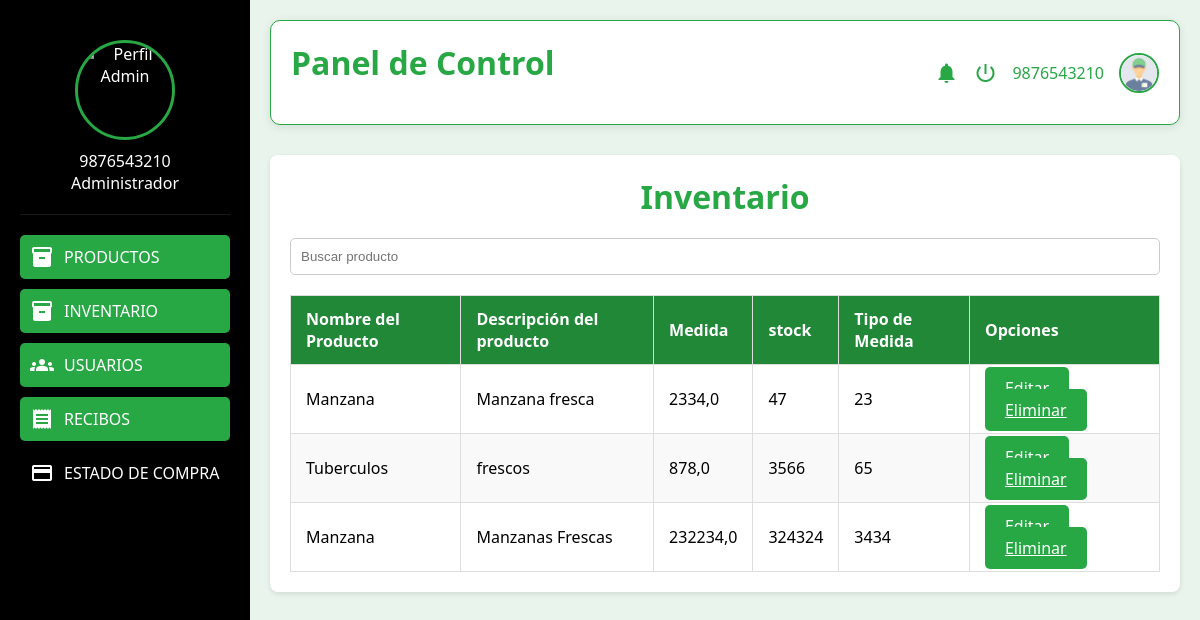
Screenshot of /inventario/ (signed in) with the database file from the repository.
### libreria/models.py (models this page shows, shortened)
class CustomUser(AbstractUser):  # Define una tupla de opciones para el campo 'role' (rol del usuario)
    ROLE_CHOICES = (
        ('admin', 'Administrador'),
        ('emple', 'empleado'),
    )
    role = models.CharField(max_length=10, choices=ROLE_CHOICES, default='user')
    email = models.EmailField(unique=True)
    USERNAME_FIELD = 'cec'
    REQUIRED_FIELDS = ['Nombre']  # Se requiere el nombre de usuario
    telefono = models.CharField(
        max_length=10,
        blank=True,
        null=True,
    )
    cec = models.CharField(
        max_length=10,
        blank=False,
        null=False,
        unique=True
    )
    nombre = models.CharField(
        max_length=10,
        blank=False,
        null=False,
        )
    apellido = models.CharField(
        max_length=10,
        blank=False,
        null=False,)
    status =models.CharField(max_length=20, default=' No activo')
    is_active = models.BooleanField(default=True)
    is_staff = models.BooleanField(default=False)

class Producto(models.Model):
    TIPOS_PRODUCTO_CHOICES = [
        ('frutas', 'Frutas'),
        ('verduras', 'Verduras'),
        ('tuberculos', 'Tubérculos'),
        ('hortalizas', 'Hortalizas'),
    ]
    imagen = models.ImageField(upload_to='productos/')
    nombre = models.CharField(max_length=100)
    descripcion = models.TextField()
    origen = models.CharField(max_length=100)
    unidad = models.FloatField()
    stock = models.IntegerField()
    precio = models.DecimalField(max_digits=10, decimal_places=2)
    publicado = models.BooleanField(default=True)
    medida = models.CharField(max_length=50)
    tipoproducto = models.CharField(max_length=20, choices=TIPOS_PRODUCTO_CHOICES, default='frutas')  # Nuevo campo

### libreria/views.py (the view)
# urls.py: path('inventario/', views.inventario, name='inventario'),
def inventario(request):
    productos = Producto.objects.all()  # Recupera todos los productos para luego visualizarlos
    return render(request, 'accounts/inventario.html', {'productos': productos})

### libreria/templates/accounts/inventario.html (shortened to what this page needs)
{% load static %}
<!DOCTYPE html>
<html lang="es">
<head>
	<link href="{% static 'css/styles.css' %}" rel="stylesheet">
</head>
<body>
    <div class="container">
        <aside class="sidebar">
            <div class="profile">
                <div class="profile-image">
                    <img src="assets/default-avatar.png" alt="Perfil Admin">
                </div>
                <p>{{ request.user.username }}</p>
                <p>Administrador</p>
            </div>
            <nav class="menu">
                <ul>
                    <li><a href="{% url 'productos2' %}"class="active" data-page="productos">
                        <i class="material-icons">inventory_2</i>
                        <span>PRODUCTOS</span>
                    </a></li>
                    <li><a href="{% url 'inventario' %}"class="active" data-page="inventario">
                        <i class="material-icons">inventory</i>
                        <span>INVENTARIO</span>
                    </a></li>
                    <li><a href="{% url 'dashboard' %}"class="active" data-page="vista_admin">
                        <i class="material-icons">groups</i>
                        <span>USUARIOS</span>
                    </a></li>
                    <li><a href="{% url 'factura' %} " class="active"  data-page="recibos">
                        <i class="material-icons">receipt</i>
                        <span>RECIBOS</span>
                    </a></li>
                    <li><a href="#" data-page="estado-compra">
                        <i class="material-icons">payment</i>
                        <span>ESTADO DE COMPRA</span>
                    </a></li>
                </ul>
            </nav>
        </aside>
        <main class="main-content">
            <header class="top-bar">
                <h1>Panel de Control</h1>
                <div class="user-menu">
                    <i class="material-icons">notifications</i>
                    <i class="material-icons">power_settings_new</i>
                    <span>{{ request.user.username }}</span>
                    <img src="{% static 'images/Empleado.png' %}"alt="Perfil Usuario">
                </div>
            </header>
            <div class="container_inven">
                <center><h1>Inventario </h1></center>
                <div class="search-container">
                <input type="text" id="search-input" placeholder="Buscar producto">
                </div>
                <div id="form-container">
                    <form class="route-form">
                        <table class="table table-bordered" id="inventoryTable">
                            <thead>
                                <tr>
                                    <th>Nombre del Producto</th>
                                    <th>Descripción del producto</th>
                                    <th>Medida</th>
                                    <th>stock</th>
                                    <th>Tipo de Medida</th>
                                    <th>Opciones</th>
                                </tr>
                            </thead>
                            <tbody>
                                {% for producto in productos %}
                                <tr>
                                    <td>{{ producto.nombre }}</td>
                                    <td>{{ producto.descripcion }}</td>
                                    <td>{{ producto.unidad }}</td>
                                    <td>{{ producto.stock }}</td>
                                    <td>{{ producto.medida }}</td>
                                    <td>
                                        <a href="{% url 'editarinve' producto.id %}" class="btn btn-warning">Editar</a>
                                        <a href="{% url 'confirmar_eliminar' producto.id %}" class="btn btn-danger">Eliminar</a>
                                    </td>
                                </tr>
                                {% endfor %}
                            </tbody>
                        </table>
                    </form>
                </div>
        </main>
</body>
</html>

### libreria/static/css/styles.css (style rules this page uses)
:root { --primary-color: #28a745; --dark-bg: #000000; --light-bg: #ffffff; --text-color: #000000; --hover-green: #218838; --light-green: #e9f5ec; --sidebar-width: 250px; }
* { margin: 0; padding: 0; box-sizing: border-box; }
body { font-family: 'Segoe UI', Tahoma, Geneva, Verdana, sans-serif; background-color: var(--light-bg); color: var(--text-color); }
.container { display: flex; min-height: 100vh; }
.sidebar { width: var(--sidebar-width); background-color: var(--dark-bg); color: var(--light-bg); padding: 20px; position: fixed; height: 100vh; overflow-y: auto; }
.profile { text-align: center; padding: 20px 0; border-bottom: 1px solid rgba(255, 255, 255, 0.1); }
.profile-image { width: 100px; height: 100px; margin: 0 auto 10px; border-radius: 50%; overflow: hidden; border: 3px solid var(--primary-color); }
.profile-image img { width: 100%; height: 100%; object-fit: cover; }
.menu ul { list-style: none; margin-top: 20px; }
.menu li { margin-bottom: 10px; }
.menu a { color: var(--light-bg); text-decoration: none; display: flex; align-items: center; padding: 10px; border-radius: 5px; transition: background-color 0.3s; }
.menu a:hover, .menu a.active { background-color: var(--primary-color); color: var(--light-bg); }
.menu i { margin-right: 10px; }
.main-content { flex: 1; margin-left: var(--sidebar-width); padding: 20px; background-color: var(--light-green); }
.top-bar { display: flex; justify-content: space-between; align-items: center; padding: 20px; background-color: var(--light-bg); border-radius: 10px; margin-bottom: 30px; box-shadow: 0 2px 10px rgba(0,0,0,0.1); border: 1px solid var(--primary-color); }
.user-menu { display: flex; align-items: center; gap: 15px; color: var(--primary-color); }
.user-menu img { width: 40px; height: 40px; border-radius: 50%; border: 2px solid var(--primary-color); }
h1, h2 { color: var(--primary-color); margin-bottom: 20px; }
button, .btn { background-color: var(--primary-color); color: var(--light-bg); border: none; padding: 10px 20px; border-radius: 5px; cursor: pointer; transition: background-color 0.3s; }
.user-menu i { cursor: pointer; transition: color 0.3s; }
.container_inven { width: 100%; margin: 20px auto; background-color: white; padding: 20px; border-radius: 8px; box-shadow: 0 2px 5px rgba(0, 0, 0, 0.1); }
.container_inven h1 { color: #28a745; text-align: center; margin-bottom: 20px; }
.search-container { text-align: center; margin-bottom: 20px; }
#search-input { width: 100%; padding: 10px; border: 1px solid #ccc; border-radius: 5px; }
#inventoryTable { width: 100%; border-collapse: collapse; margin-top: 20px; }
#inventoryTable th, #inventoryTable td { border: 1px solid #ddd; padding: 12px 15px; text-align: left; }
#inventoryTable th { background-color: #218838; color: white; font-weight: bold; }
#inventoryTable tr:nth-child(even) { background-color: #f9f9f9; }

### rows the page displays
CustomUser: user.username "9876543210"
Producto: nombre "Manzana", descripcion "Manzana fresca", unidad "2334,0", stock "47", medida "23"
Producto: nombre "Tuberculos", descripcion "frescos", unidad "878,0", stock "3566", medida "65"
Producto: nombre "Manzana", descripcion "Manzanas Frescas", unidad "232234,0", stock "324324", medida "3434"
